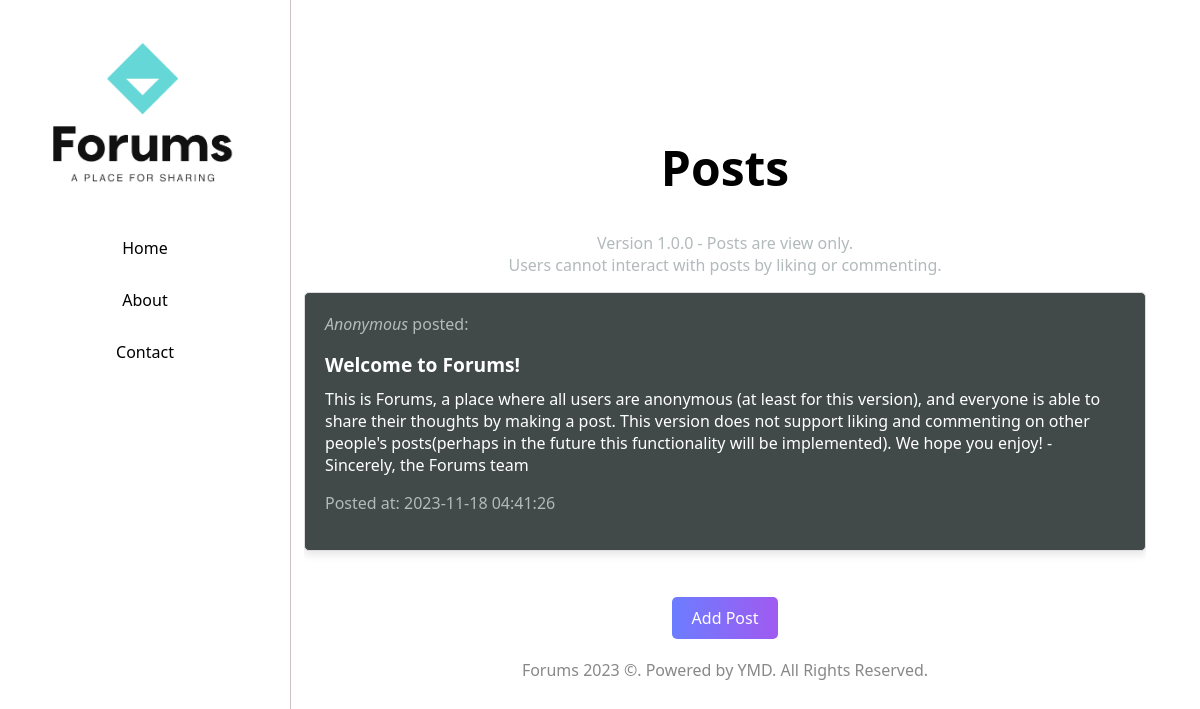
Page /home on the earlier database version.
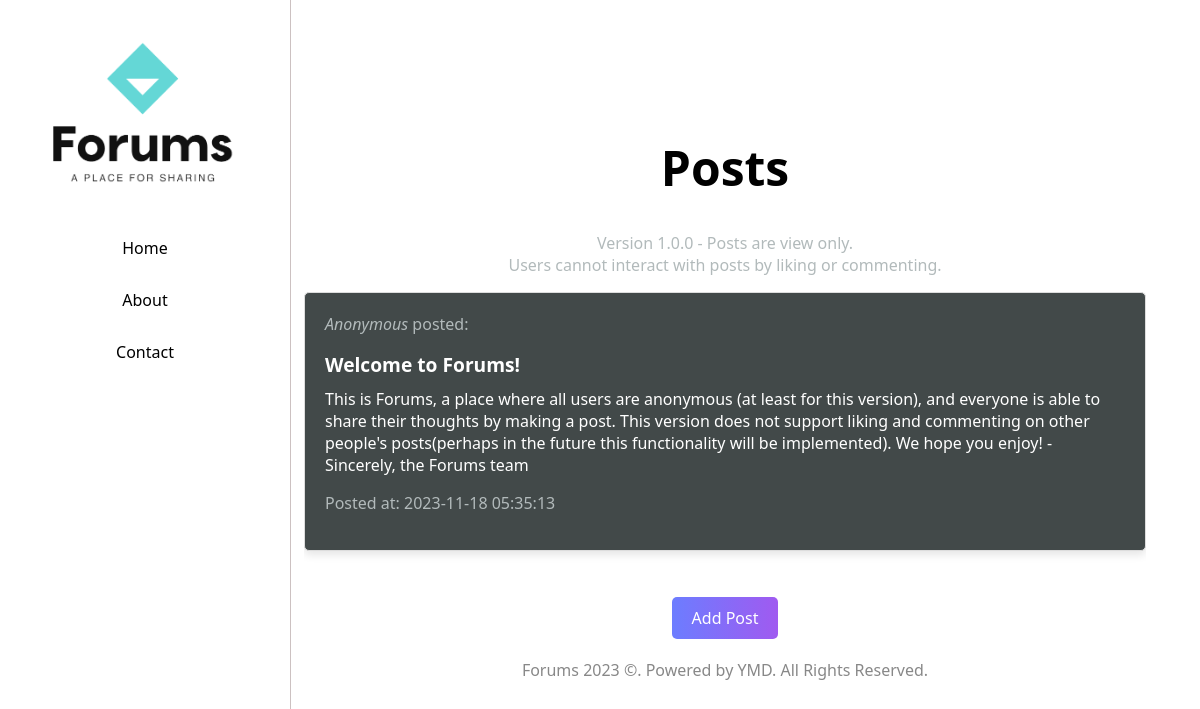
Same page on the later database version.
### tables this page shows
CREATE TABLE posts
                (postID INTEGER PRIMARY KEY AUTOINCREMENT, 
                 title TEXT, 
                 content TEXT,
              date DATETIME DEFAULT CURRENT_TIMESTAMP );

### app.py (the view)
@app.route('/home')
def index():
    create_db()
    connection = connect_db()
    cursor = connection.cursor()
    cursor.execute("SELECT * FROM posts")
    posts = cursor.fetchall()
    print(posts)
    connection.close()
    return render_template('index.html', posts=posts)

### app.py (called while the page is built)
def connect_db():
    return sqlite3.connect('posts.db')

def create_db():
    conn = connect_db()
    c = conn.cursor()
    c.execute('''CREATE TABLE IF NOT EXISTS posts
                (postID INTEGER PRIMARY KEY AUTOINCREMENT,
                 title TEXT,
                 content TEXT,
              date DATETIME DEFAULT CURRENT_TIMESTAMP )''') # Add userID later
    conn.commit()
    conn.close()

### templates/index.html (shortened to what this page needs)
<!DOCTYPE html>
<html>
<head>
    <link rel="stylesheet" href="{{ url_for('static', filename='style.css') }}">
</head>
<body>
    <div class="container">
    <div id="header" class="sidebar">
        <img src="{{ url_for('static', filename='logo.png') }}" class="logo">
        <a  href="{{ url_for('index') }}" class="sidebar-button">Home</a>
        <a  href="{{ url_for('about') }}" class="sidebar-button">About</a>
        <a  class="sidebar-button">Contact</a>
    </div>
    <div class="content-container">
        <h1>Posts</h1>
        <h3>Version 1.0.0 - Posts are view only.<br> Users cannot interact with posts by liking or commenting.</h3>
        <ul>
            {% for post in posts %}
            <li>
                <p class="post-user"><i>Anonymous </i>posted: </p>
                <strong>{{ post[1] }}</strong>
                <p class="post-content">{{ post[2] }}</p>
                <p class="post-date">Posted at: {{ post[3] }}</p>
            </li>
            {% endfor %}
        </ul>
        <a href="{{ url_for('post') }}" class="create-post-link">Add Post</a>
        <h3>Forums 2023 ©. Powered by YMD. All Rights Reserved.</h3>
    </div>
    </div>
</body>
</html>

### static/style.css (style rules this page uses)
body { font-family: Arial, sans-serif; font-family:system-ui, -apple-system, BlinkMacSystemFont, 'Segoe UI', Roboto, Oxygen, Ubuntu, Cantarell, 'Open Sans', 'Helvetica Neue', sans-serif; margin: 0; display: flex; flex-direction: column; align-items: center; justify-content: center; min-height: 100vh; background-color: white; }
.container { display: flex; }
.sidebar { height: 100%; width: 250px; position: fixed; left:0; top:0; background-color: white; border-right: 1px rgb(204, 193, 193) solid; padding: 20px; }
.content-container { flex:1; text-align: center; padding: 20px; margin: auto; border: 1px ; border-radius: 15px; }
.container { text-align: center; margin-left:250px; }
h1 { color:black; font-size: 3em; }
h3 { text-align: center; color:#B2BABB; font-size:1em; font-weight: 100; }
ul { width: 100%; list-style-type: none; padding: 0; max-height: 500px; overflow-y: auto; }
img.logo { width: 250px; height: auto; }
li { text-align: left; margin-bottom: 20px; padding: 20px; border: 1px solid #ddd; border-radius: 5px; box-shadow: 0 4px 8px rgba(0, 0, 0, 0.1); background-color: #424949; max-width: 800px; }
strong { font-size: 1.2em; color: white; text-align: left; }
.post-user { color: #B2BABB; margin-top: 0; }
.post-content { margin-top: 10px; color: white; }
.post-date { margin-top: 10px; color: #B2BABB; }
a { color: #007BFF; text-decoration: none; display: inline-block; margin-top: 10px; padding: 10px 20px; background: linear-gradient(to right, #6c7dff, #a05af0); color: #fff; border-color: #007BFF; border-radius: 5px; }
.sidebar-button { display: block; padding: 10px; color: #000000; text-decoration: none; text-align: center; background: #ffffff; margin-bottom: 10px; }
a.create-post-link { color: #007BFF; text-decoration: none; display: inline-block; margin-top: 10px; padding: 10px 20px; background: linear-gradient(to right, #6c7dff, #a05af0); color: #fff; border-color: #007BFF; border-radius: 5px; }
h3:last-of-type { margin-top: 20px; color: #888; text-align: center; }

Differences in the rows shown:
changed posts "Welcome to Forums!": date "2023-11-18 04:41:26" → "2023-11-18 05:35:13"
